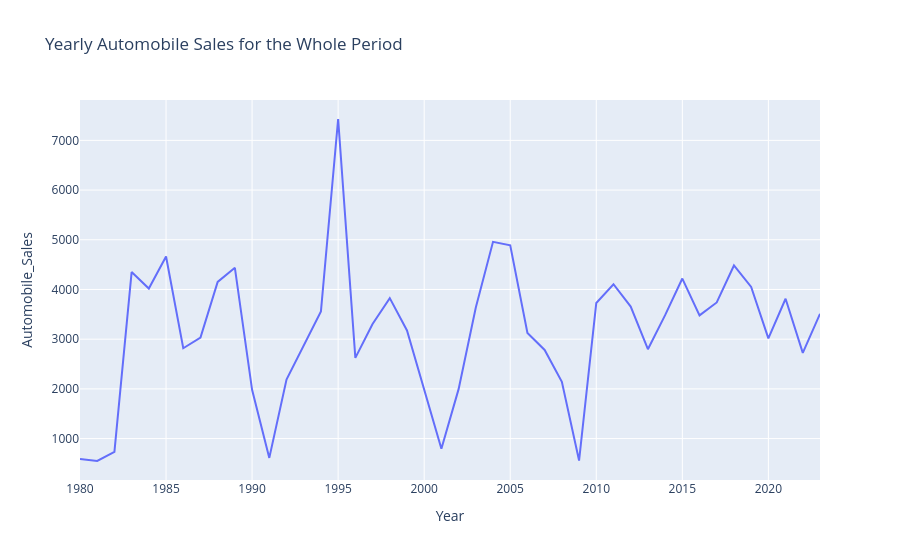
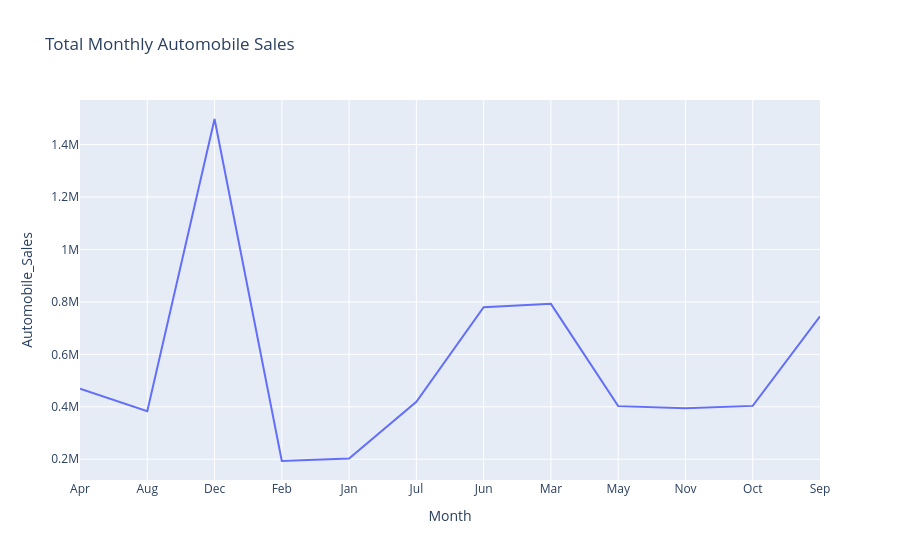
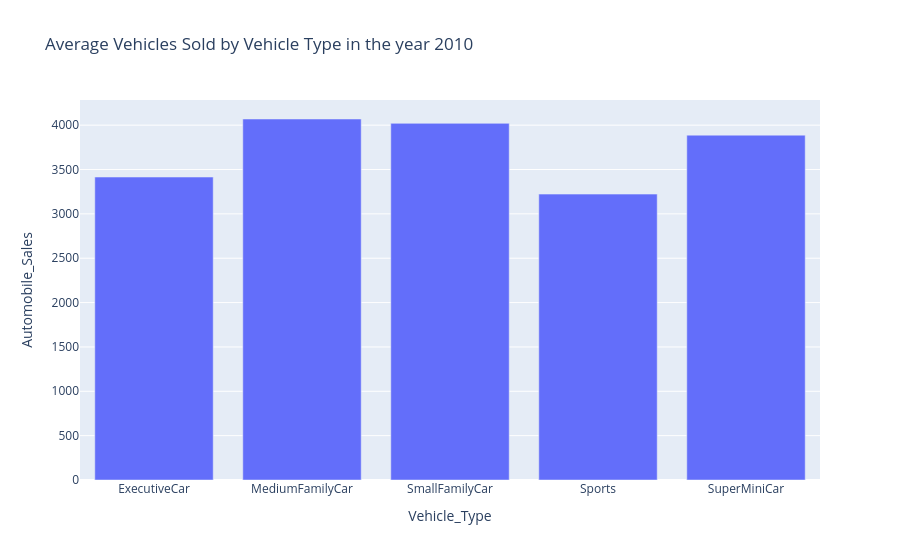
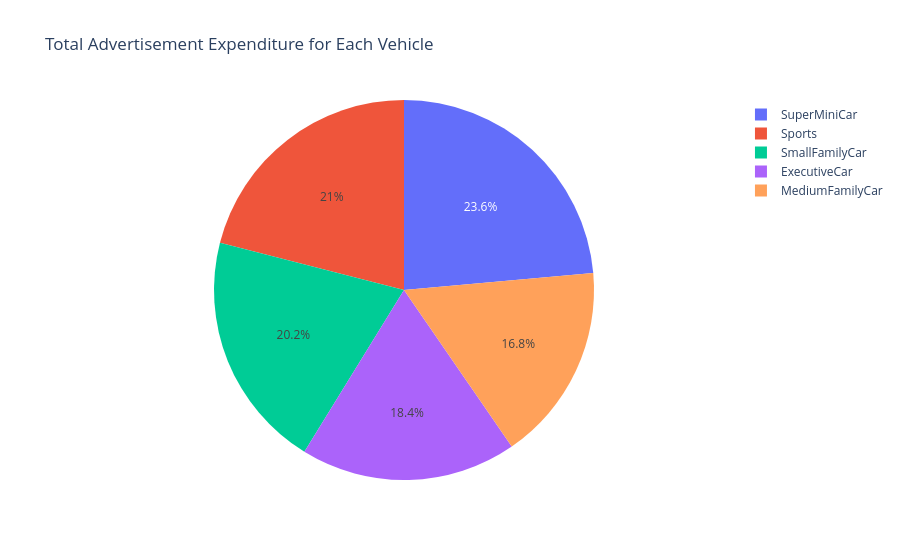

Write notebook code for charts like these, in order.
### Code cell
graphs_year = update_output_container('Yearly Statistics', 2010)
print('年度报告（2010）共', len(_collect_figures(graphs_year)), '张图：')
for i, f in enumerate(_collect_figures(graphs_year), 1):
    print('--- 图', i, '---')
    f.show()

### Figure 1 — Plotly figure (JSON) as saved in the notebook; plotly's stock layout.template omitted (floating-point values rounded to 4 significant figures)
{"data": [{"hovertemplate": "Year=%{x}<br>Automobile_Sales=%{y}<extra></extra>", "legendgroup": "", "line": {"color": "#636efa", "dash": "solid"}, "marker": {"symbol": "circle"}, "mode": "lines", "name": "", "orientation": "v", "showlegend": false, "type": "scatter", "x": [1980, 1981, 1982, 1983, 1984, 1985, 1986, 1987, 1988, 1989, 1990, 1991, 1992, 1993, 1994, 1995, 1996, 1997, 1998, 1999, 2000, 2001, 2002, 2003, 2004, 2005, 2006, 2007, 2008, 2009, 2010, 2011, 2012, 2013, 2014, 2015, 2016, 2017, 2018, 2019, 2020, 2021, 2022, 2023], "xaxis": "x", "y": [590.0, 549.2, 731.6, 4350.0, 4018.0, 4664.0, 2818.0, 3034.0, 4152.0, 4435.0, 1981.0, 611.4, 2187.0, 2881.0, 3560.0, 7430.0, 2623.0, 3306.0, 3827.0, 3176.0, 1967.0, 796.5, 1995.0, 3639.0, 4958.0, 4889.0, 3126.0, 2783.0, 2143.0, 558.6, 3729.0, 4106.0, 3655.0, 2798.0, 3483.0, 4220.0, 3478.0, 3739.0, 4483.0, 4051.0, 3017.0, 3813.0, 2724.0, 3511.0], "yaxis": "y"}], "layout": {"legend": {"tracegroupgap": 0}, "title": {"text": "Yearly Automobile Sales for the Whole Period"}, "xaxis": {"anchor": "y", "domain": [0, 1], "title": {"text": "Year"}}, "yaxis": {"anchor": "x", "domain": [0, 1], "title": {"text": "Automobile_Sales"}}}}

### Figure 2 — Plotly figure (JSON) as saved in the notebook; plotly's stock layout.template omitted (floating-point values rounded to 4 significant figures)
{"data": [{"hovertemplate": "Month=%{x}<br>Automobile_Sales=%{y}<extra></extra>", "legendgroup": "", "line": {"color": "#636efa", "dash": "solid"}, "marker": {"symbol": "circle"}, "mode": "lines", "name": "", "orientation": "v", "showlegend": false, "type": "scatter", "x": ["Apr", "Aug", "Dec", "Feb", "Jan", "Jul", "Jun", "Mar", "May", "Nov", "Oct", "Sep"], "xaxis": "x", "y": [468900.0, 383000.0, 1497000.0, 193300.0, 203100.0, 418900.0, 780000.0, 792500.0, 402500.0, 394600.0, 403500.0, 745100.0], "yaxis": "y"}], "layout": {"legend": {"tracegroupgap": 0}, "title": {"text": "Total Monthly Automobile Sales"}, "xaxis": {"anchor": "y", "domain": [0, 1], "title": {"text": "Month"}}, "yaxis": {"anchor": "x", "domain": [0, 1], "title": {"text": "Automobile_Sales"}}}}

### Figure 3 — Plotly figure (JSON) as saved in the notebook; plotly's stock layout.template omitted (floating-point values rounded to 4 significant figures)
{"data": [{"hovertemplate": "Vehicle_Type=%{x}<br>Automobile_Sales=%{y}<extra></extra>", "legendgroup": "", "marker": {"color": "#636efa", "pattern": {"shape": ""}}, "name": "", "orientation": "v", "showlegend": false, "textposition": "auto", "type": "bar", "x": ["ExecutiveCar", "MediumFamilyCar", "SmallFamilyCar", "Sports", "SuperMiniCar"], "xaxis": "x", "y": [3415.0, 4069.0, 4020.0, 3223.0, 3887.0], "yaxis": "y"}], "layout": {"barmode": "relative", "legend": {"tracegroupgap": 0}, "title": {"text": "Average Vehicles Sold by Vehicle Type in the year 2010"}, "xaxis": {"anchor": "y", "domain": [0, 1], "title": {"text": "Vehicle_Type"}}, "yaxis": {"anchor": "x", "domain": [0, 1], "title": {"text": "Automobile_Sales"}}}}

### Figure 4 — Plotly figure (JSON) as saved in the notebook; plotly's stock layout.template omitted (floating-point values rounded to 4 significant figures)
{"data": [{"domain": {"x": [0, 1], "y": [0, 1]}, "hovertemplate": "Vehicle_Type=%{label}<br>Advertising_Expenditure=%{value}<extra></extra>", "labels": ["ExecutiveCar", "MediumFamilyCar", "SmallFamilyCar", "Sports", "SuperMiniCar"], "legendgroup": "", "name": "", "showlegend": true, "type": "pie", "values": [29730.0, 27200.0, 32690.0, 33970.0, 38140.0]}], "layout": {"legend": {"tracegroupgap": 0}, "title": {"text": "Total Advertisement Expenditure for Each Vehicle"}}}
